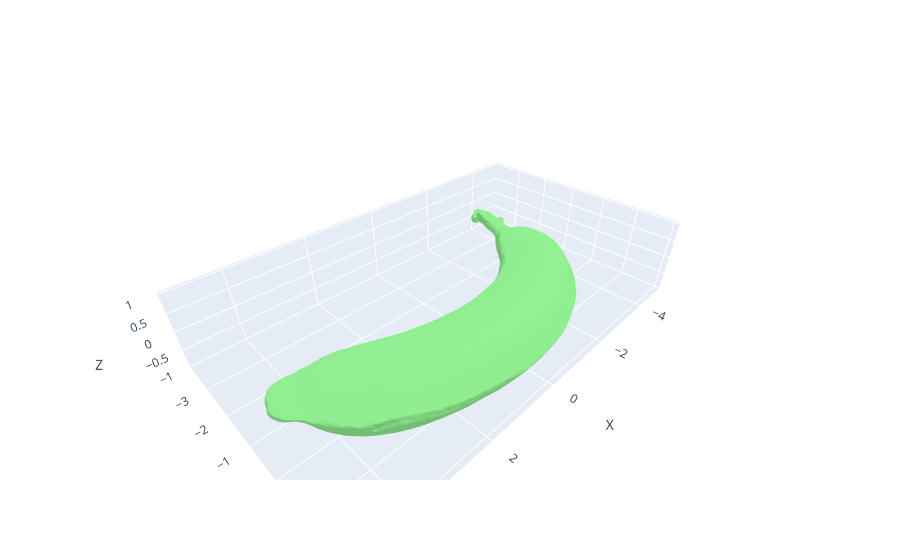

Here is the notebook cell this chart was saved with:
### Code cell
fig = new_fig()

# Ajouter la surface à la figure
fig.add_trace(go.Mesh3d(
    x=vertices[:, 0],
    y=vertices[:, 1],
    z=vertices[:, 2],
    i=faces[:, 0],
    j=faces[:, 1],
    k=faces[:, 2],
    color='lightgreen'
))

fig.show()

### Figure 1 — Plotly figure (JSON) as saved in the notebook; plotly's stock layout.template omitted (floating-point values rounded to 4 significant figures; data arrays with more than 128 entries replaced by an {"elided": "..."} marker saying what was removed)
{"data": [{"color": "lightgreen", "i": {"elided": "65510 int values"}, "j": {"elided": "65510 int values"}, "k": {"elided": "65510 int values"}, "type": "mesh3d", "x": {"elided": "32789 float values"}, "y": {"elided": "32789 float values"}, "z": {"elided": "32789 float values"}}], "layout": {"scene": {"aspectmode": "data", "xaxis": {"title": {"text": "X"}}, "yaxis": {"title": {"text": "Y"}}, "zaxis": {"title": {"text": "Z"}}}, "showlegend": false}}
